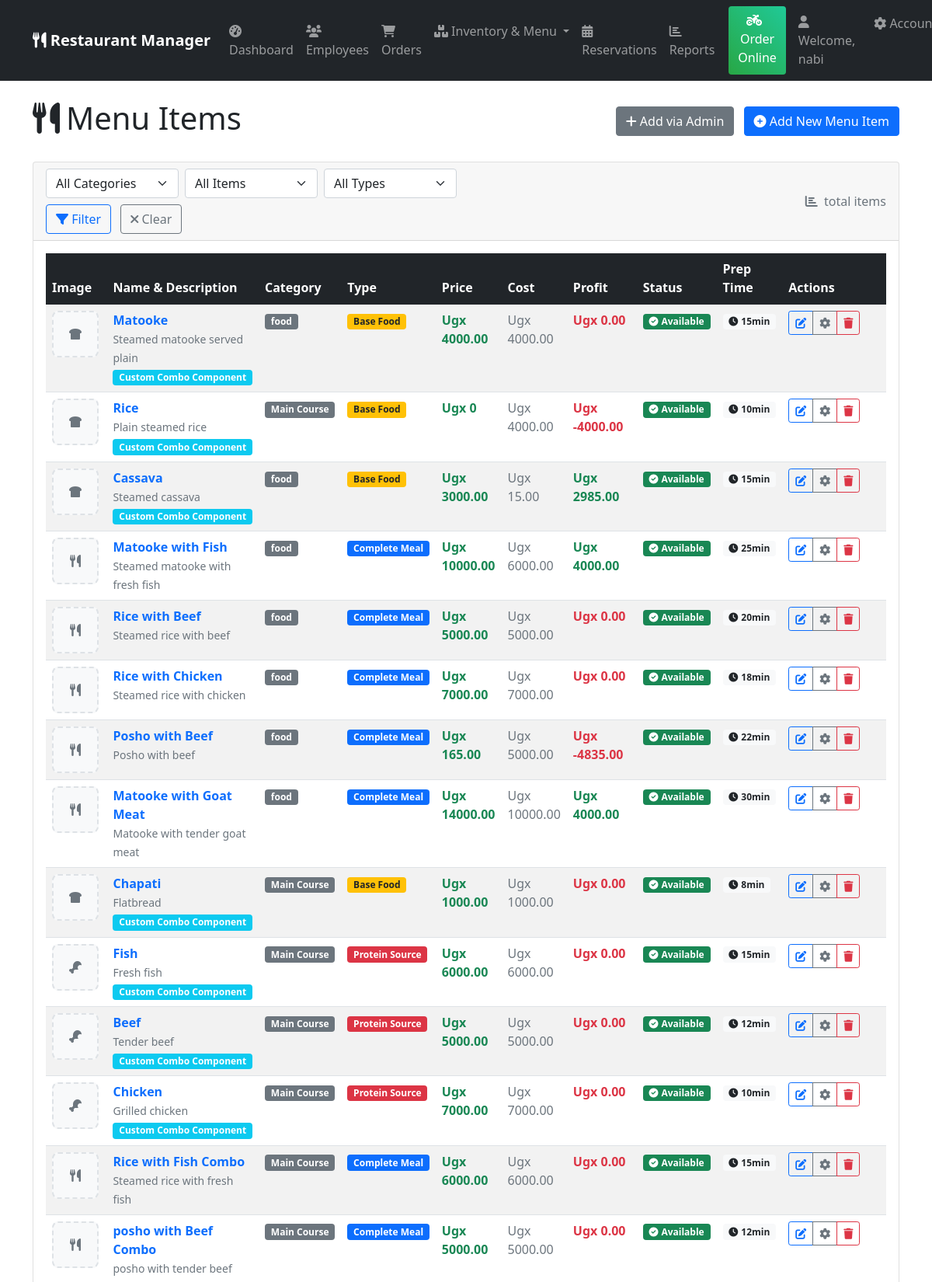
The page /inventory/menu/ (signed in, upper part) on the database its author committed.
### inventory/models.py (models this page shows, shortened)
class MenuItem(models.Model):
    PRICING_TYPES = [
        ('direct', 'Direct Price'),
        ('base', 'Base Item (Requires Source)'),
        ('source', 'Protein Source'),
        ('combo', 'Pre-defined Combo'),
    ]
    ITEM_TYPES = [
        ('base', 'Base Food'),
        ('source', 'Protein Source'),
        ('combo', 'Complete Meal'),
        ('beverage', 'Beverage'),
        ('side', 'Side Dish'),
    ]
    BASE_CATEGORIES = [
        ('free', 'Free Base Food'),
        ('premium', 'Premium Base Food'),
    ]
    name = models.CharField(max_length=200)
    description = models.TextField()
    category = models.ForeignKey('FoodCategory', on_delete=models.CASCADE)
    item_type = models.CharField(max_length=10, choices=ITEM_TYPES, default='combo')
    base_category = models.CharField(
        max_length=10,
        choices=BASE_CATEGORIES,
        blank=True,
        null=True,
        help_text="Only for base items - indicates if base is free or premium"
    )
    pricing_type = models.CharField(
        max_length=10,
        choices=PRICING_TYPES,
        default='direct'
    )
    price = models.DecimalField(
        max_digits=10,
        decimal_places=2,
        validators=[MinValueValidator(0)],
        null=True,
        blank=True
    )
    compatible_sources = models.ManyToManyField(
        'self',
        blank=True,
        symmetrical=False
    )
    base_item = models.ForeignKey(
        'self',
        on_delete=models.SET_NULL,
        null=True,
        blank=True,
        related_name='combo_as_base'
    )
    protein_source = models.ForeignKey(
        'self',
        on_delete=models.SET_NULL,
        null=True,
        blank=True,
        related_name='combo_as_source'
    )
    cost_price = models.DecimalField(
        max_digits=10,
        decimal_places=2,
        validators=[MinValueValidator(0)]
    )
    image = models.ImageField(
        upload_to=menu_item_image_path,
        null=True,
        blank=True,
        help_text="Upload image for this menu item"
    )
    is_available = models.BooleanField(default=True)
    preparation_time = models.PositiveIntegerField(help_text="Preparation time in minutes")
    branches = models.ManyToManyField('core.Branch', through='BranchMenuItem')  # Use string reference
    class Meta:
        verbose_name = "Menu Item"
        verbose_name_plural = "Menu Items"
    @property
    def actual_price(self):
        if self.item_type == 'combo' and self.base_item and self.protein_source:
            base_price = self.base_item.actual_price or 0
            source_price = self.protein_source.actual_price or 0
            return base_price + source_price
        elif self.pricing_type == 'direct':
            return self.price or 0
        elif self.item_type == 'base':
            return self.price or 0
        elif self.item_type == 'source':
            return self.price or 0
        return self.price or 0
    @property
    def is_customizable_component(self):
        return self.item_type in ['base', 'source']

class FoodCategory(models.Model):
    name = models.CharField(max_length=100)
    description = models.TextField(blank=True)
    is_active = models.BooleanField(default=True)

### inventory/views.py (the view)
# urls.py: path('menu/', views.menu_list, name='menu_list'),
@login_required
def menu_list(request):
    menu_items = MenuItem.objects.all().select_related('category')
    category_filter = request.GET.get('category')
    if category_filter:
        menu_items = menu_items.filter(category_id=category_filter)
    available_filter = request.GET.get('available')
    if available_filter == 'true':
        menu_items = menu_items.filter(is_available=True)
    elif available_filter == 'false':
        menu_items = menu_items.filter(is_available=False)
    item_type_filter = request.GET.get('item_type')
    if item_type_filter:
        menu_items = menu_items.filter(item_type=item_type_filter)
    categories = FoodCategory.objects.all()
    total_items = MenuItem.objects.count()
    available_items = MenuItem.objects.filter(is_available=True).count()
    combo_items = MenuItem.objects.filter(item_type='combo').count()
    custom_items = MenuItem.objects.filter(item_type__in=['base', 'source']).count()
    for item in menu_items:
        item.profit_margin = item.actual_price - item.cost_price
    context = {
        'menu_items': menu_items,
        'categories': categories,
        'total_items': total_items,
        'available_items': available_items,
        'combo_items': combo_items,
        'custom_items': custom_items,
    }
    return render(request, 'inventory/menu_list.html', context)

### templates/inventory/menu_list.html (shortened to what this page needs)
{% extends 'base.html' %}
{% load static %}
{% block content %}
<div class="d-flex justify-content-between align-items-center mb-4">
    <h1><i class="fas fa-utensils me-2"></i>Menu Items</h1>
    <div>
        <a href="{% url 'admin:inventory_menuitem_add' %}" class="btn btn-secondary me-2">
            <i class="fas fa-plus"></i> Add via Admin
        </a>
        <a href="{% url 'inventory:menu_item_create' %}" class="btn btn-primary">
            <i class="fas fa-plus-circle"></i> Add New Menu Item
        </a>
    </div>
</div>
<div class="card">
    <div class="card-header">
        <div class="row align-items-center">
            <div class="col-md-6">
                <form method="get" class="row g-2">
                    <div class="col-md-4">
                        <select name="category" class="form-select">
                            <option value="">All Categories</option>
                        </select>
                    </div>
                    <div class="col-md-4">
                        <select name="available" class="form-select">
                            <option value="">All Items</option>
                        </select>
                    </div>
                    <div class="col-md-4">
                        <select name="item_type" class="form-select">
                            <option value="">All Types</option>
                        </select>
                    </div>
                    <div class="col-md-12 mt-2">
                        <button class="btn btn-outline-primary me-2" type="submit">
                            <i class="fas fa-filter"></i> Filter
                        </button>
                        <a href="{% url 'inventory:menu_list' %}" class="btn btn-outline-secondary">
                            <i class="fas fa-times"></i> Clear
                        </a>
                    </div>
                </form>
            </div>
            <div class="col-md-6 text-end">
                <span class="text-muted">
                    <i class="fas fa-chart-bar me-1"></i>
                    {{ menu_items.paginator.count }} total items
                </span>
            </div>
        </div>
    </div>
    <div class="card-body">
        <div class="table-responsive">
            <table class="table table-striped table-hover">
                <thead class="table-dark">
                    <tr>
                        <th width="80">Image</th>
                        <th>Name & Description</th>
                        <th>Category</th>
                        <th>Type</th>
                        <th>Price</th>
                        <th>Cost</th>
                        <th>Profit</th>
                        <th>Status</th>
                        <th>Prep Time</th>
                        <th width="150">Actions</th>
                    </tr>
                </thead>
                <tbody>
                    {% for item in menu_items %}
                    <tr>
                        <td>
                            {% if item.image %}
                                <img src="{{ item.image.url }}"
                                     width="60"
                                     height="60"
                                     style="object-fit: cover; border-radius: 8px; border: 2px solid #dee2e6;"
                                     alt="{{ item.name }}"
                                     title="{{ item.name }}">
                            {% else %}
                                <div class="bg-light d-flex align-items-center justify-content-center"
                                     style="width: 60px; height: 60px; border-radius: 8px; border: 2px dashed #dee2e6;">
                                    {% if item.item_type == 'base' %}
                                    <i class="fas fa-bread-slice text-muted"></i>
                                    {% elif item.item_type == 'source' %}
                                    <i class="fas fa-drumstick-bite text-muted"></i>
                                    {% elif item.item_type == 'beverage' %}
                                    <i class="fas fa-glass-whiskey text-muted"></i>
                                    {% elif item.item_type == 'side' %}
                                    <i class="fas fa-apple-alt text-muted"></i>
                                    {% else %}
                                    <i class="fas fa-utensils text-muted"></i>
                                    {% endif %}
                                </div>
                            {% endif %}
                        </td>
                        <td>
                            <div class="fw-bold text-primary">{{ item.name }}</div>
                            <small class="text-muted">{{ item.description|truncatewords:10 }}</small>
                            {% if item.is_customizable_component %}
                            <br><small class="badge bg-info mt-1">Custom Combo Component</small>
                            {% endif %}
                        </td>
                        <td>
                            <span class="badge bg-secondary">{{ item.category.name }}</span>
                        </td>
                        <td>
                            <span class="badge
                                {% if item.item_type == 'combo' %}bg-primary
                                {% elif item.item_type == 'base' %}bg-warning text-dark
                                {% elif item.item_type == 'source' %}bg-danger
                                {% elif item.item_type == 'beverage' %}bg-info
                                {% else %}bg-success{% endif %}">
                                {{ item.get_item_type_display }}
                            </span>
                        </td>
                        <td class="fw-bold text-success">Ugx {{ item.actual_price }}</td>
                        <td class="text-muted">Ugx {{ item.cost_price }}</td>
                        <td class="fw-bold {% if item.profit_margin > 0 %}text-success{% else %}text-danger{% endif %}">
                            Ugx {{ item.profit_margin }}
                        </td>
                        <td>
                            {% if item.is_available %}
                                <span class="badge bg-success">
                                    <i class="fas fa-check-circle me-1"></i>Available
                                </span>
                            {% else %}
                                <span class="badge bg-danger">
                                    <i class="fas fa-times-circle me-1"></i>Unavailable
                                </span>
                            {% endif %}
                        </td>
                        <td>
                            <span class="badge bg-light text-dark">
                                <i class="fas fa-clock me-1"></i>{{ item.preparation_time }}min
                            </span>
                        </td>
                        <td>
                            <div class="btn-group btn-group-sm">
                                <a href="{% url 'inventory:menu_item_edit' item.pk %}"
                                   class="btn btn-outline-primary"
                                   title="Edit with Image Upload">
                                    <i class="fas fa-edit"></i>
                                </a>
                                <a href="{% url 'admin:inventory_menuitem_change' item.pk %}"
                                   class="btn btn-outline-secondary"
                                   title="Edit in Admin">
                                    <i class="fas fa-cog"></i>
                                </a>
                                <a href="{% url 'inventory:menu_item_delete' item.pk %}"
                                   class="btn btn-outline-danger"
                                   title="Delete">
                                    <i class="fas fa-trash"></i>
                                </a>
                            </div>
                        </td>
                    </tr>
                    {% endfor %}
                </tbody>
            </table>
        </div>
    </div>
</div>
{% endblock %}

### templates/base.html (shortened to what this page needs)
<!DOCTYPE html>
<html lang="en">
<head>
    <link href="https://cdn.jsdelivr.net/npm/bootstrap@5.1.3/dist/css/bootstrap.min.css" rel="stylesheet">
    <link href="https://cdnjs.cloudflare.com/ajax/libs/font-awesome/6.0.0/css/all.min.css" rel="stylesheet">
</head>
<body>
    <nav class="navbar navbar-expand-lg navbar-dark bg-dark">
        <div class="container">
            <a class="navbar-brand" href="{% url 'core:dashboard' %}">
                <i class="fas fa-utensils"></i>
                {% if restaurant %}
                    {{ restaurant.name }} Manager
                {% else %}
                    Restaurant Manager
                {% endif %}
            </a>
            <div class="collapse navbar-collapse" id="navbarNav">
                <ul class="navbar-nav me-auto">
                    {% if user.is_authenticated %}
                    <li class="nav-item">
                        <a class="nav-link" href="{% url 'core:dashboard' %}">
                            <i class="fas fa-tachometer-alt"></i> Dashboard
                        </a>
                    </li>
                    <li class="nav-item">
                        <a class="nav-link" href="{% url 'core:employee_list' %}">
                            <i class="fas fa-users"></i> Employees
                        </a>
                    </li>
                    <li class="nav-item">
                        <a class="nav-link" href="{% url 'orders:order_list' %}">
                            <i class="fas fa-shopping-cart"></i> Orders
                        </a>
                    </li>
                    <li class="nav-item dropdown">
                        <a class="nav-link dropdown-toggle" href="#" role="button" data-bs-toggle="dropdown">
                            <i class="fas fa-boxes"></i> Inventory & Menu
                        </a>
                    </li>
                    <li class="nav-item">
                        <a class="nav-link" href="{% url 'reservations:reservation_dashboard' %}">
                            <i class="fas fa-calendar-alt"></i> Reservations
                        </a>
                    </li>
                    <li class="nav-item">
                        <a class="nav-link" href="{% url 'reports:reports_dashboard' %}">
                            <i class="fas fa-chart-bar"></i> Reports
                        </a>
                    </li>
                    {% endif %}
                </ul>
                <div class="navbar-nav">
                    <a class="btn btn-success online-order-btn me-3" href="{% url 'orders:online_order' %}">
                        <i class="fas fa-motorcycle me-2"></i>Order Online
                    </a>
                    {% if user.is_authenticated %}
                        <span class="navbar-text me-3">
                            <i class="fas fa-user"></i> Welcome, {{ user.get_full_name|default:user.username }}
                        </span>
                        <div class="nav-item dropdown">
                            <a class="nav-link dropdown-toggle" href="#" role="button" data-bs-toggle="dropdown">
                                <i class="fas fa-cog"></i> Account
                            </a>
                        </div>
                    {% else %}
                        <a class="nav-link" href="{% url 'login' %}">
                            <i class="fas fa-sign-in-alt"></i> Login
                        </a>
                    {% endif %}
                </div>
            </div>
        </div>
    </nav>
    <div class="container mt-4">
        {% block content %}
        {% endblock %}
    </div>
</body>
</html>

### rows shown on the page
MenuItem: name "Matooke", description "Steamed matooke served plain", shows "Custom Combo Component", category.name "food", item_type "Base Food", actual_price "4000.00", cost_price "4000.00", profit_margin "0.00", is_available True (drawn), preparation_time "15"
MenuItem: name "Rice", description "Plain steamed rice", shows "Custom Combo Component", category.name "Main Course", item_type "Base Food", actual_price "0", cost_price "4000.00", profit_margin "-4000.00", is_available True (drawn), preparation_time "10"
MenuItem: name "Cassava", description "Steamed cassava", shows "Custom Combo Component", category.name "food", item_type "Base Food", actual_price "3000.00", cost_price "15.00", profit_margin "2985.00", is_available True (drawn), preparation_time "15"
MenuItem: name "Matooke with Fish", description "Steamed matooke with fresh fish", category.name "food", item_type "Complete Meal", actual_price "10000.00", cost_price "6000.00", profit_margin "4000.00", is_available True (drawn), preparation_time "25"
MenuItem: name "Rice with Beef", description "Steamed rice with beef", category.name "food", item_type "Complete Meal", actual_price "5000.00", cost_price "5000.00", profit_margin "0.00", is_available True (drawn), preparation_time "20"
MenuItem: name "Rice with Chicken", description "Steamed rice with chicken", category.name "food", item_type "Complete Meal", actual_price "7000.00", cost_price "7000.00", profit_margin "0.00", is_available True (drawn), preparation_time "18"
MenuItem: name "Posho with Beef", description "Posho with beef", category.name "food", item_type "Complete Meal", actual_price "165.00", cost_price "5000.00", profit_margin "-4835.00", is_available True (drawn), preparation_time "22"
MenuItem: name "Matooke with Goat Meat", description "Matooke with tender goat meat", category.name "food", item_type "Complete Meal", actual_price "14000.00", cost_price "10000.00", profit_margin "4000.00", is_available True (drawn), preparation_time "30"
MenuItem: name "Chapati", description "Flatbread", shows "Custom Combo Component", category.name "Main Course", item_type "Base Food", actual_price "1000.00", cost_price "1000.00", profit_margin "0.00", is_available True (drawn), preparation_time "8"
MenuItem: name "Fish", description "Fresh fish", shows "Custom Combo Component", category.name "Main Course", item_type "Protein Source", actual_price "6000.00", cost_price "6000.00", profit_margin "0.00", is_available True (drawn), preparation_time "15"
MenuItem: name "Beef", description "Tender beef", shows "Custom Combo Component", category.name "Main Course", item_type "Protein Source", actual_price "5000.00", cost_price "5000.00", profit_margin "0.00", is_available True (drawn), preparation_time "12"
MenuItem: name "Chicken", description "Grilled chicken", shows "Custom Combo Component", category.name "Main Course", item_type "Protein Source", actual_price "7000.00", cost_price "7000.00", profit_margin "0.00", is_available True (drawn), preparation_time "10"
MenuItem: name "Rice with Fish Combo", description "Steamed rice with fresh fish", category.name "Main Course", item_type "Complete Meal", actual_price "6000.00", cost_price "6000.00", profit_margin "0.00", is_available True (drawn), preparation_time "15"
MenuItem: name "posho with Beef Combo", description "posho with tender beef", category.name "Main Course", item_type "Complete Meal", actual_price "5000.00", cost_price "5000.00", profit_margin "0.00", is_available True (drawn), preparation_time "12"

### other values the page prints
{{ user.get_full_name|default:user.username }} "nabi"
